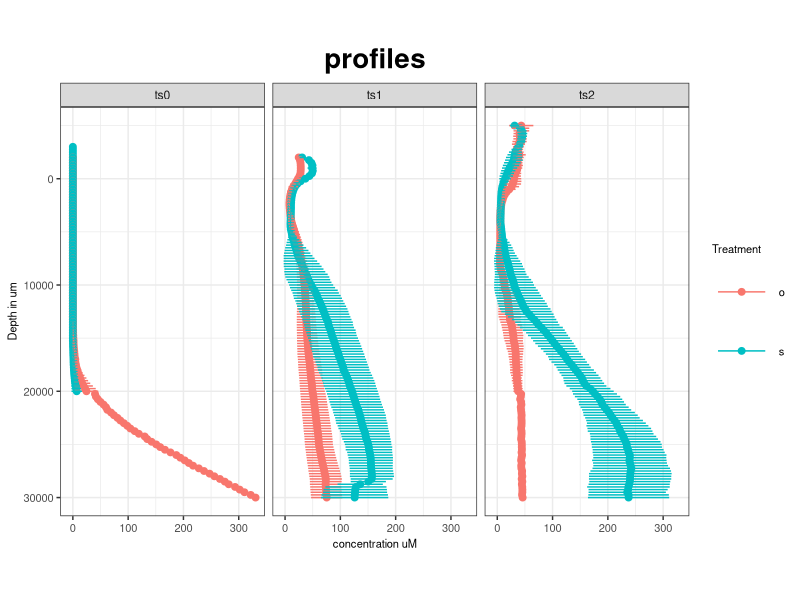

Write the R code that produced this figure. (Note: this script raises an error after producing the figure.)

library(readxl)
library(tidyverse)
library(ggplot2)

# First import all raw data. The concentrations of P extraction solutions, and the Dryweight data.
conc_raw <- read_xlsx("input/Profiles.xlsx")
 conc <- conc_raw %>% 
   mutate(Treatment = substr(Core,1,1),
          Conc = case_when(Conc <0 ~ 0,
                           T ~ Conc)) %>% 
   remove_missing() %>% 
   mutate(totsulf = Conc + ((10^(-6.98))/(10^(-pH)))*Conc ) %>% 
   filter(Core!= "ocontrol", Core != "scontrol") %>% 
   group_by(Depth, Treatment, time) %>% 
   summarise(Conc = mean(totsulf),sd = sd(totsulf))
   


profiles <- ggplot(  conc, 
                     mapping = aes(
                       y = Conc,
                       x = Depth,
                       color = Treatment)) +
  #geom_line()  +
  geom_point(size = 2) +
  geom_errorbar(
    aes(ymin = Conc - sd, ymax = Conc + sd),
    position = position_dodge(width = 0.01),
    width = 0.5)+
  xlab("Depth (um)") +
  scale_x_reverse() +
  coord_flip() +
  labs(  y = expression(paste("concentration uM")), 
         x = "Depth in um",
         title = "profiles" ) +
  facet_grid(.~ time)+
  theme_bw() +
  theme(      aspect.ratio = 2,
              axis.title=element_text(size=8),
              plot.title = element_text(size=20, face="bold", hjust = 0.5) ,
              axis.text=element_text(size=8,angle = 0, hjust = 0.5),
              legend.title = element_text(size = 8),
              legend.text = element_text(size = 8),
              legend.key.size = unit(1.5, "cm"))
print(profiles)

show(kwaplots)
